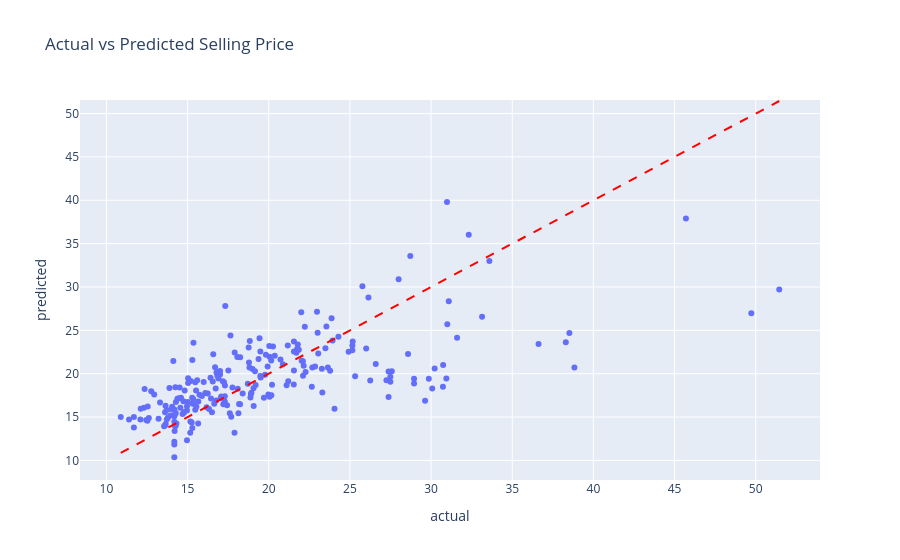

Source (notebook cell):
### Code cell
results_df = pd.DataFrame({
    'actual': ytest,
    'predicted': predAlag
})

fig = px.scatter(results_df, x='actual', y='predicted',
    title='Actual vs Predicted Selling Price')

fig.add_shape(type='line',
    x0=ytest.min(), y0=ytest.min(),
    x1=ytest.max(), y1=ytest.max(),
    line=dict(color='red', dash='dash'))

fig.show()

### Figure 1 — Plotly figure (JSON) as saved in the notebook; plotly's stock layout.template omitted (floating-point values rounded to 4 significant figures; data arrays with more than 128 entries replaced by an {"elided": "..."} marker saying what was removed)
{"data": [{"hovertemplate": "actual=%{x}<br>predicted=%{y}<extra></extra>", "legendgroup": "", "marker": {"color": "#636efa", "symbol": "circle"}, "mode": "markers", "name": "", "orientation": "v", "showlegend": false, "type": "scatter", "x": {"elided": "232 float values"}, "xaxis": "x", "y": {"elided": "232 float values"}, "yaxis": "y"}], "layout": {"legend": {"tracegroupgap": 0}, "shapes": [{"line": {"color": "red", "dash": "dash"}, "type": "line", "x0": 10.88, "x1": 51.45, "y0": 10.88, "y1": 51.45}], "title": {"text": "Actual vs Predicted Selling Price"}, "xaxis": {"anchor": "y", "domain": [0, 1], "title": {"text": "actual"}}, "yaxis": {"anchor": "x", "domain": [0, 1], "title": {"text": "predicted"}}}}
